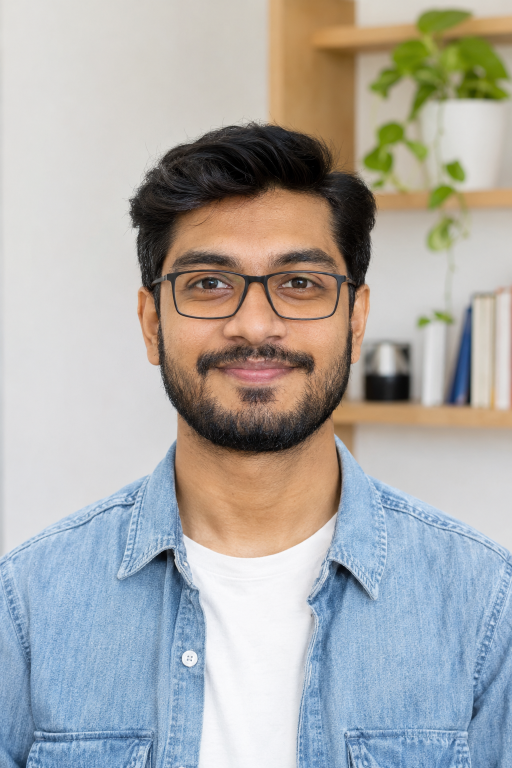
#> input picture store/art/photos/character_ref.png, 1024 x 1536 px, found by its file name (shown at 1/2 size)
$ python measure.py
#> lines starting #> are read from the running program, lines starting #| are printed output that depends on the picture; after the words box and inside, x2 and y2 are one past the last pixel; in counts of white or black regions, pixels touching at a corner belong together
"""Measure the green screen in each photo: box, height/width, cut at edges, other green blobs."""
import sys
import pathlib
import numpy as np
from PIL import Image
from scipy import ndimage

D = pathlib.Path(r'H:\android\onGoing\test_track\store\art\photos')
for f in sys.argv[1:] or sorted(p.name for p in D.glob('*.png')):
    if f == 'phone_template.png':
        continue
    im = Image.open(D / f).convert('RGB')
#> im is the input picture: PIL image 1024x1536 RGB; mean R, G, B 172.4, 171.2, 168.5
    a = np.asarray(im).astype(int)
    r, g, b = a[..., 0], a[..., 1], a[..., 2]
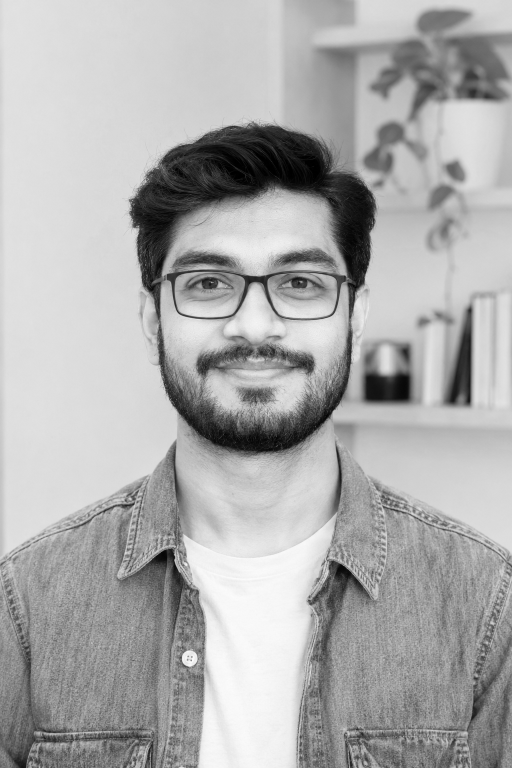
#> r: shape (1536, 1024) int64 (shown at 1/2 size); min 0, max 255, mean 172.4
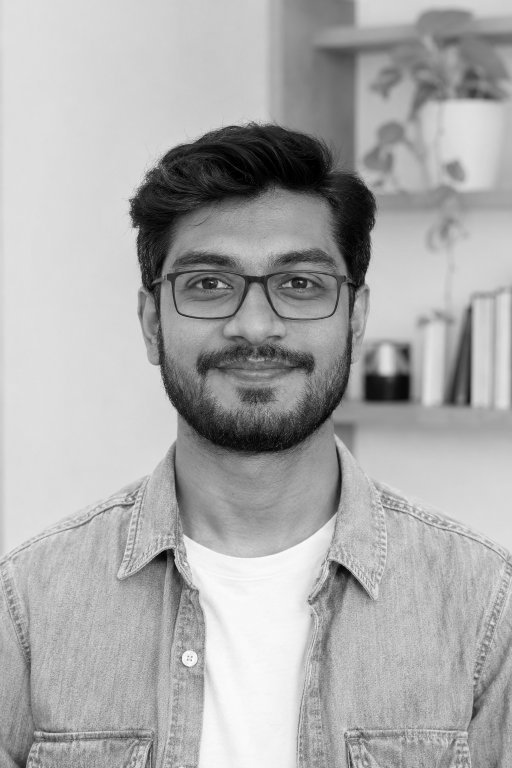
#> g: shape (1536, 1024) int64 (shown at 1/2 size); min 0, max 255, mean 171.2
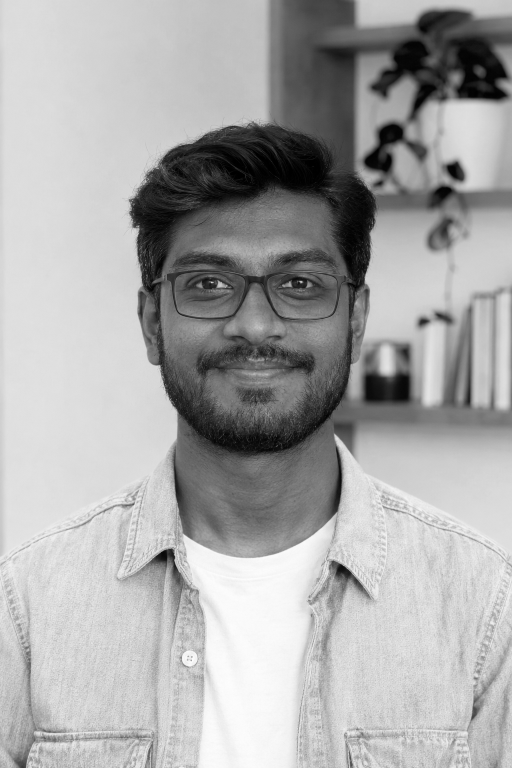
#> b: shape (1536, 1024) int64 (shown at 1/2 size); min 0, max 255, mean 168.5
    m = (g > 120) & (g - r > 60) & (g - b > 60)
#> m: shape (1536, 1024) bool; every value is 0
    lab, n = ndimage.label(m)
#> lab: shape (1536, 1024) int32; every value is 0
#> n = 0
    if not n:
        print(f, im.size, 'NO GREEN'); continue
#| character_ref.png (1024, 1536) NO GREEN
    sizes = ndimage.sum(m, lab, range(1, n + 1))
    k = 1 + int(np.argmax(sizes))
    ys, xs = np.nonzero(lab == k)
    y0, y1, x0, x1 = ys.min(), ys.max(), xs.min(), xs.max()
    W, H = im.size
    filled = ndimage.binary_fill_holes(lab == k)
    holes = filled.sum() - (lab == k).sum()
    others = sorted(sizes, reverse=True)[1:3]
    pure = a[lab == k].mean(0).round()
    print(f'{f} {W}x{H} box x{x0}-{x1} y{y0}-{y1} w{(x1-x0)/W:.0%} top{y0/H:.0%} bot{y1/H:.0%} '
          f'h/w {(y1-y0)/(x1-x0):.2f} holes {holes} mean {pure} others {[int(o) for o in others]}'
          + (' EDGE-CUT' if y1 >= H - 3 or x0 <= 2 or x1 >= W - 3 or y0 <= 2 else ''))
    # builder hint for portrait: scale 1.25 to 1920 tall, screen width and top in slide px
    if H > W:
        s = max(1080 / W, 1920 / H)
        print(f'   builder: phone_w ~{int((x1-x0)*s)} phone_top ~{int(y0*s)}')
#> pass 2 of the loop `for f in sys.argv[1:] or sorted(p.name for p in D.glob('*.png')):`:
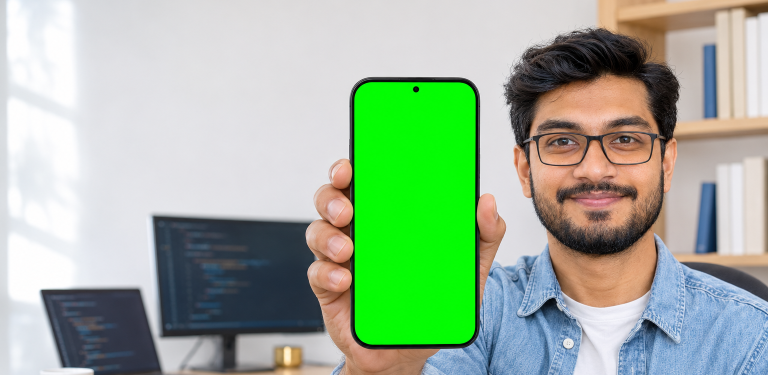
#> input picture store/art/photos/land_feature.png, 1536 x 750 px, found by its file name (shown at 1/2 size)
#> im is the input picture: PIL image 1536x750 RGB; mean R, G, B 157.4, 180.3, 154.4
#> a: shape (750, 1536, 3) int64
#> r: shape (750, 1536) int64
#> g: shape (750, 1536) int64
#> `r, g, b = a[..., 0], a[..., 1], a[..., 2]`:
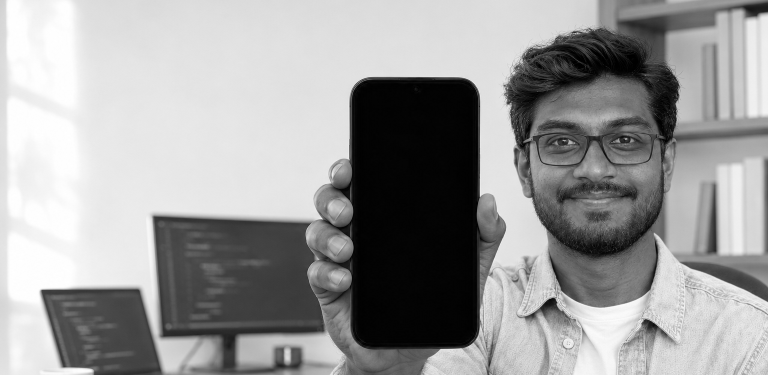
#> b: shape (750, 1536) int64 (shown at 1/2 size); min 0, max 255, mean 154.4
#> `m = (g > 120) & (g - r > 60) & (g - b > 60)`:
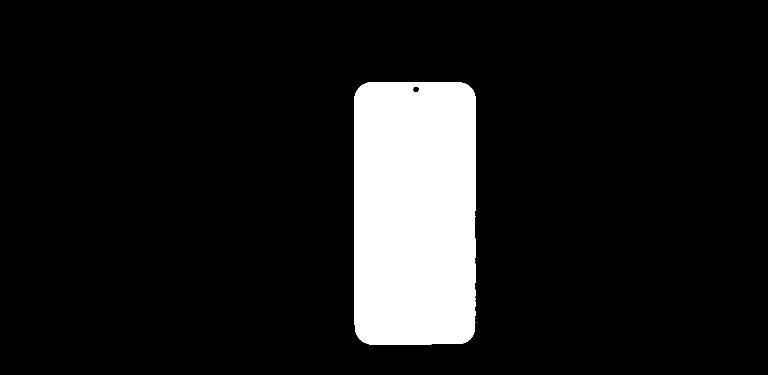
#> m: shape (750, 1536) bool (shown at 1/2 size); 10.9% white; 1 white region, box (x1, y1, x2, y2) and area: (709, 164, 951, 689) 125565
#> n = 1
#> sizes = [125565]
#> k = 1
#> y0 = 164; y1 = 688; x0 = 709; x1 = 950
#> filled: shape (750, 1536) bool; 10.9% white; 1 white region, box (x1, y1, x2, y2) and area: (709, 164, 951, 689) 125680
#> holes = 115
#> others = []
#> pure = [4, 251, 3]
#| land_feature.png 1536x750 box x709-950 y164-688 w16% top22% bot92% h/w 2.17 holes 115 mean [  4. 251.   3.] others []
#> pass 3 of the loop `for f in sys.argv[1:] or sorted(p.name for p in D.glob('*.png')):`:
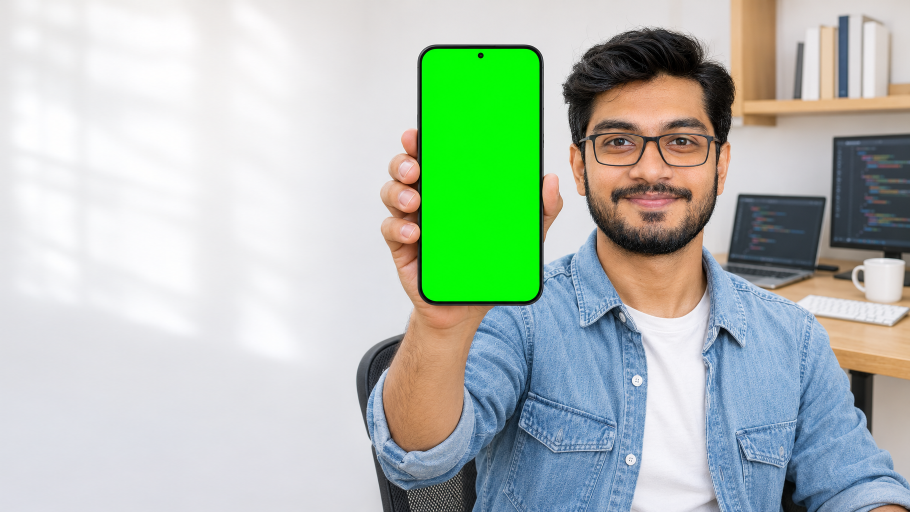
#> input picture store/art/photos/land_hero.png, 1820 x 1024 px, found by its file name (shown at 1/2 size)
#> im is the input picture: PIL image 1820x1024 RGB; mean R, G, B 177.7, 192.5, 179.9
#> a: shape (1024, 1820, 3) int64
#> r: shape (1024, 1820) int64
#> g: shape (1024, 1820) int64
#> `r, g, b = a[..., 0], a[..., 1], a[..., 2]`:
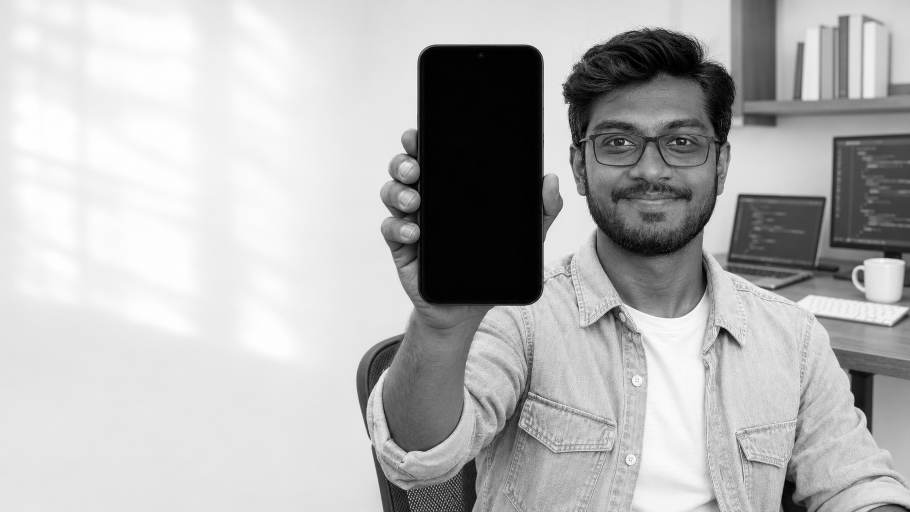
#> b: shape (1024, 1820) int64 (shown at 1/2 size); min 0, max 255, mean 179.9
#> `m = (g > 120) & (g - r > 60) & (g - b > 60)`:
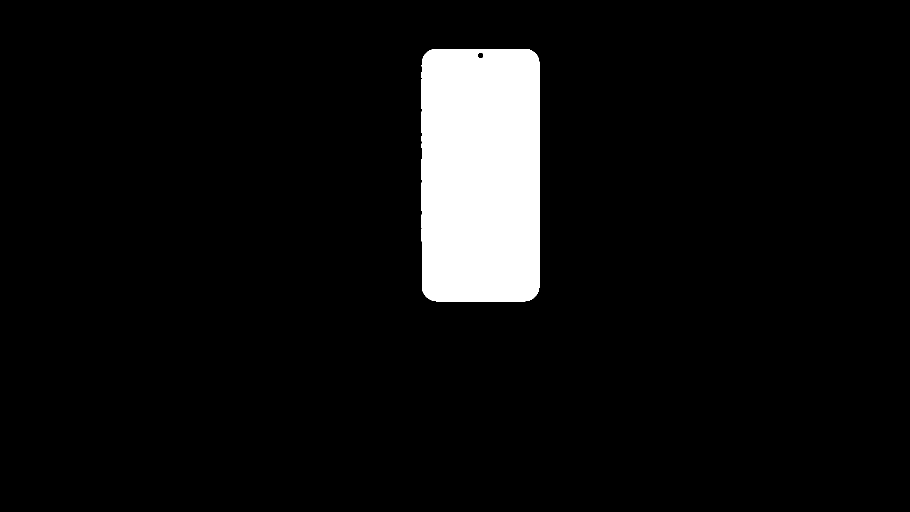
#> m: shape (1024, 1820) bool (shown at 1/2 size); 6.3% white; 1 white region, box (x1, y1, x2, y2) and area: (843, 98, 1079, 603) 118112
#> sizes = [118112]
#> y0 = 98; y1 = 602; x0 = 843; x1 = 1078
#> filled: shape (1024, 1820) bool; 6.3% white; 1 white region, box (x1, y1, x2, y2) and area: (843, 98, 1079, 603) 118215
#> holes = 103
#> pure = [4, 252, 3]
#| land_hero.png 1820x1024 box x843-1078 y98-602 w13% top10% bot59% h/w 2.14 holes 103 mean [  4. 252.   3.] others []
#> the loop made 4 passes; the first 3 are shown
